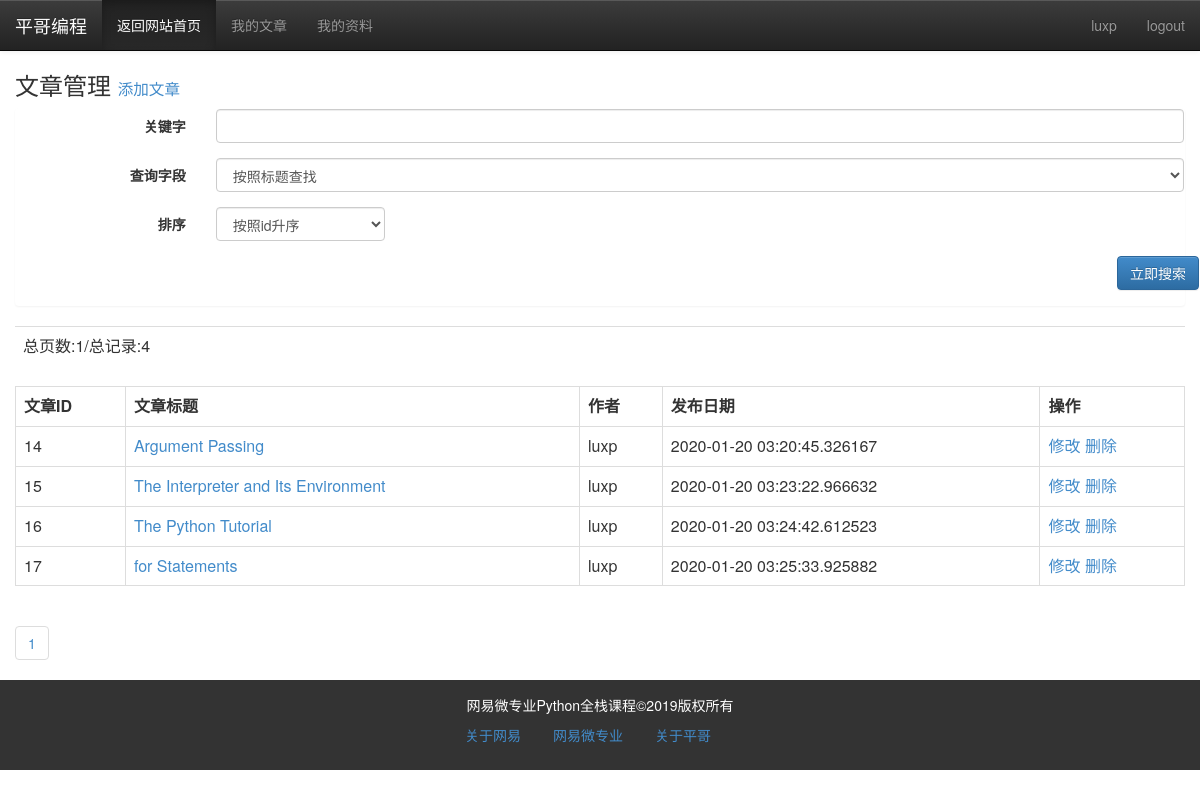
The page /member/article/list (signed in) on the database its author committed.
### models.py (models this page shows)
class Article(db.Model):
    id = db.Column(db.Integer, primary_key=True)
    title = db.Column(db.String)
    thumb = db.Column(db.String)
    intro = db.Column(db.String)
    content = db.Column(db.Text)
    author = db.Column(db.String)
    is_recommend = db.Column(db.Integer)
    pubdate = db.Column(db.DateTime, default=datetime.utcnow)
    cate_id = db.Column(db.Integer, db.ForeignKey("category.cate_id"))

### member/article.py (the view)
@member_app.route("/article/list/<int:page>", methods=['get', "post"])
@member_app.route("/article/list", defaults={"page":1},methods=['get', "post"])
def article_list(page):
    form = ArticleSearchForm()
    if form.validate_on_submit():
        q = form.data['q']
        condition = {form.data['field']:q}
        if form.data['field'] == "title":
            condition = Article.title.like('%%%s%%' % q)
        else:
            condition = Article.content.like('%%%s%%' % q)
        if form.data['order'] == "1":
            order = Article.id.asc()
        else:
            order = Article.id.desc()
        res = Article.query.filter(Article.author==session['user'])\
                                .filter(condition) \
                                .order_by(order)\
                                .paginate(page, 10)
    else:
        res = Article.query.filter(Article.author==session['user']).paginate(page,10)
    articles = res.items
    pageList = res.iter_pages()
    pages = res.pages
    total = res.total
    return render_template("member/article/article_list.html", articles=articles,
                           pageList=pageList,
                           pages=res.pages,
                           total=total,
                           form=form
                           )

### forms/article_form.py
class ArticleSearchForm(FlaskForm):
    q = StringField("关键字",
                    validators=[DataRequired()],
                    render_kw={"class":"form-control"})
    field = SelectField("查询字段",
                        choices=[("title", "按照标题查找"),
                                 ("content", "按照内容查找")],
                        render_kw={"class":"form-control"}
                        )
    order = SelectField("排序",
                        choices=[("1","按照id升序"),
                                 ("2", "按照id降序")],
                        render_kw={"class":"form-control"}
                    )

### app.py (called while the page is built)
@app.context_processor
def account():
    username = session.get('user')
    return {"username":username}

@app.context_processor
def getCateList():
    cates = Category.query.all()
    return {"cates":cates}

### libs.py (called while the page is built)
def login_required(func):
    @wraps(func)
    def decorator_nest(*args, **kwargs):
        if not "user" in session:
            return redirect(url_for("login"))
        else:
            print(func)
            return func(*args, **kwargs)
    return decorator_nest

### member/member_app.py (called while the page is built)
@member_app.before_request
@login_required
def is_login():
    print(session['user'])

### templates/member/article/article_list.html (shortened to what this page needs)
{% extends "member/member_base.html" %}
{% block content %}
		<div class="container-fluid">
			<div class="row">
				<div class="col-md-12">
                    <h3>文章管理
                    <small>
                            <a href="{{ url_for("member_app.article_post") }}">
                                添加文章
                            </a>
                        </small>
                    </h3>
                    <div class="panel">
                        <form action=""  method="post" class="form-horizontal" >
                            <div class="form-group">
                                <label for="q" class="col-xs-2 control-label">{{ form.q.label.text }}</label>
                                <div class="col-xs-10">
                                   {{ form.q }}
                                </div>
                            </div>
                            <div class="form-group">
                                <label for="field" class="col-xs-2 control-label">{{ form.field.label.text }}</label>
                                <div class="col-xs-10">
                                    {{ form.field }}
                                </div>
                            </div>
                            <div class="form-group">
                                <label for="排序" class="col-xs-2 control-label">{{ form.order.label.text }}</label>
                                <div class="col-xs-2">
                                   {{ form.order }}
                                </div>
                            </div>
                            <div class="form-group ">
                                <input type="submit" name="search" class="btn btn-primary pull-right" value="立即搜索">
                            </div>
                        </form>
                    </div>
                    <table class="table">
                        <tr>
                            <td>总页数:{{ pages }}/总记录:{{ total }}</td>
                        </tr>
                    </table>
					<table class="table table-bordered ">
                        <tr>
                            <th>文章ID</th>
                            <th>文章标题</th>
                            <th>作者</th>
                            <th>发布日期</th>
                            <th>操作</th>
                        </tr>
                        {% for article in articles %}
                        <tr>
                            <td>{{ article.id }}</td>
                            <td><a href="{{ url_for("article_app.view", article_id=article.id) }}">{{ article.title }}</a></td>
                            <td>{{ article.author }}</td>
                            <td>{{ article.pubdate }}</td>
                            <td>
                                <a href="javascript:open('{{ url_for("member_app.article_edit", article_id=article.id) }}')">修改</a>
                                <a href="{{ url_for("member_app.article_delete", article_id=article.id) }}">删除</a>
                            </td>
                        </tr>
                        {% endfor %}
                    </table>
					<ul class="pagination">
                        {% for page in pageList %}
                            {% if page!=None %}
						<li><a href="{{ url_for("member_app.article_list", page=page) }}">{{ page }}</a></li>
                            {% else %}
                            <li><a href="#">...</a></li>
                            {% endif %}
						{% endfor %}
					</ul>
				</div>
				</div>
			</div>
{% endblock %}

### templates/member/member_base.html (shortened to what this page needs)
{% block head %}
    <head>
        <link rel="stylesheet" type="text/css" href="{{ url_for("static", filename="css/bootstrap.css") }}"/>
	    <link rel="stylesheet" type="text/css" href="{{ url_for("static", filename="css/bootstrap-theme.css") }}"/>
	</head>
{%  endblock %}
{%  block nav %}
      <nav class="navbar navbar-default navbar-fixed-top navbar-inverse">
			<div class="navbar-header">
				<a href="" class="navbar-brand">平哥编程</a>
			</div>
			<div class="collapse navbar-collapse" id="navmenu">
				<ul class="nav navbar-nav" >
					    <li class="active"><a href="{{ url_for("index") }}">返回网站首页</a></li>
                        <li><a href="{{ url_for("member_app.article_list") }}">我的文章</a></li>
                        <li><a href="{{ url_for("member_app.userEdit") }}">我的资料</a></li>
                </ul>
                <ul class="nav navbar-nav pull-right">
                       <li><a href="#">{{ username }}</a></li>
                       <li><a href="{{ url_for("logout") }}">logout</a></li>
                </ul>
			</div>
		</nav>
{% endblock %}
{% block content %}{%  endblock %}
{% block footer %}
          <footer>
			<div class="container-fluid">
				<div class="row">
					<div class="col-md-12">
						网易微专业Python全栈课程&copy;2019版权所有
					</div>
				</div>
			</div>
			<nav >
				<ul class="nav nav-pills   ">
					<li><a href="">关于网易</a></li>
					<li><a href="">网易微专业</a></li>
					<li><a href="">关于平哥</a></li>
				</ul>
			</nav>
		</footer>
{% endblock %}

### templates/member/member_base.html (style rules this page uses)
footer { padding: 15px; background: #333; text-align: center; color: #fff; }
footer nav { margin: auto; width: 300px; }

### rows shown on the page
Article: id "14", title "Argument Passing", author "luxp", pubdate "2020-01-20 03:20:45.326167"
Article: id "15", title "The Interpreter and Its Environment", author "luxp", pubdate "2020-01-20 03:23:22.966632"
Article: id "16", title "The Python Tutorial", author "luxp", pubdate "2020-01-20 03:24:42.612523"
Article: id "17", title "for Statements", author "luxp", pubdate "2020-01-20 03:25:33.925882"

### other values the page prints
{{ username }} "luxp"
{{ pages }} "1"
{{ total }} "4"
{{ page }} "1"
